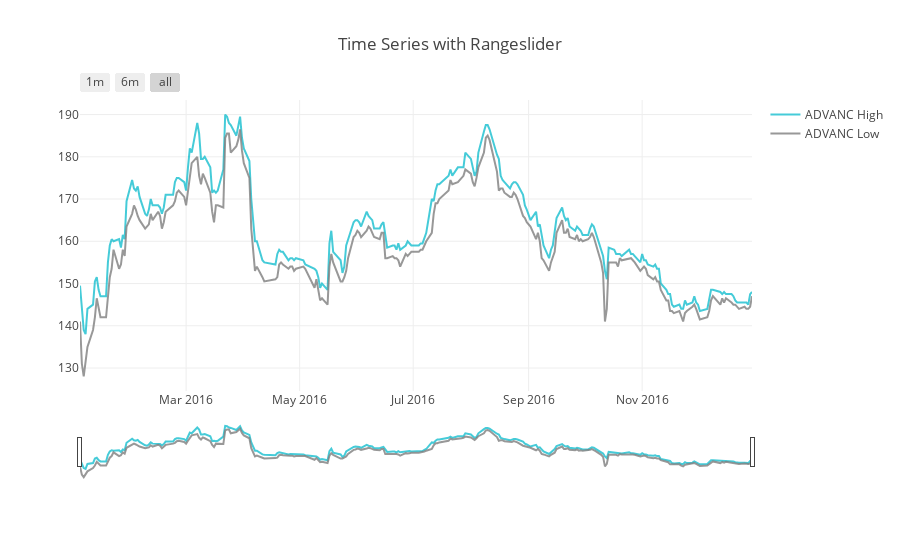

Notebook source saved alongside this figure:
### Markdown cell above
## Time Series With Rangeslider

### Code cell
trace_high = go.Scatter(
    x=stock.index,
    y=stock.High,
    name = "ADVANC High",
    line = dict(color = '#17BECF'),
    opacity = 0.8)

trace_low = go.Scatter(
    x=stock.index,
    y=stock.Low,
    name = "ADVANC Low",
    line = dict(color = '#7F7F7F'),
    opacity = 0.8)

data = [trace_high,trace_low]

layout = dict(
    title='Time Series with Rangeslider',
    xaxis=dict(
        rangeselector=dict(
            buttons=list([
                dict(count=1,
                     label='1m',
                     step='month',
                     stepmode='backward'),
                dict(count=6,
                     label='6m',
                     step='month',
                     stepmode='backward'),
                dict(step='all')
            ])
        ),
        rangeslider=dict(),
        type='date'
    )
)

fig = dict(data=data, layout=layout)
iplot(fig, filename = "Time Series with Rangeslider")

### Figure 1 — Plotly figure (JSON) as saved in the notebook; plotly's stock layout.template omitted (floating-point values rounded to 4 significant figures; data arrays with more than 128 entries replaced by an {"elided": "..."} marker saying what was removed)
{"data": [{"line": {"color": "#17BECF"}, "name": "ADVANC High", "opacity": 0.8, "type": "scatter", "x": {"elided": "244 str values"}, "y": {"elided": "244 float values"}}, {"line": {"color": "#7F7F7F"}, "name": "ADVANC Low", "opacity": 0.8, "type": "scatter", "x": {"elided": "244 str values"}, "y": {"elided": "244 float values"}}], "layout": {"title": "Time Series with Rangeslider", "xaxis": {"rangeselector": {"buttons": [{"count": 1, "label": "1m", "step": "month", "stepmode": "backward"}, {"count": 6, "label": "6m", "step": "month", "stepmode": "backward"}, {"step": "all"}]}, "rangeslider": {}, "type": "date"}}}
